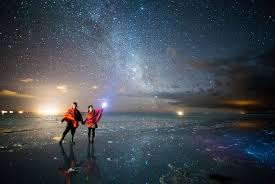
//> input picture Image 히스토그램/c++/histogram/test.jpg, 275 x 184 px
$ ./histogram   (built with g++ and OpenCV 4)
//> lines starting //> are read from the running program, lines starting //| are printed output that depends on the picture
#include <opencv2/opencv.hpp>
//#include <iostream>

using namespace cv;
using namespace std;

// 히스토그램 평활화
int main(int ac, char** av) {

	Mat img_1 = imread("test.jpg", 0);	//이미지를 grayscale로 불러옴
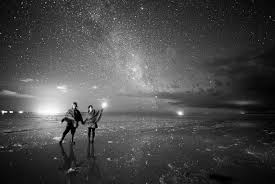
//> img_1: 184 rows x 275 cols, CV_8UC1; min 0, max 255, mean 74

	Mat hist_img;

	equalizeHist(img_1, hist_img);
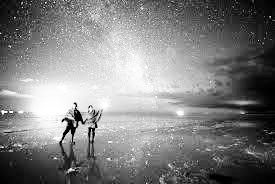
//> hist_img: 184 rows x 275 cols, CV_8UC1; min 0, max 255, mean 128.1

	imshow("Original", img_1);
	imshow("Histogram equalization", hist_img);

	waitKey(0);

	return 0;
}

// [42 lines of commented-out code are left out]
